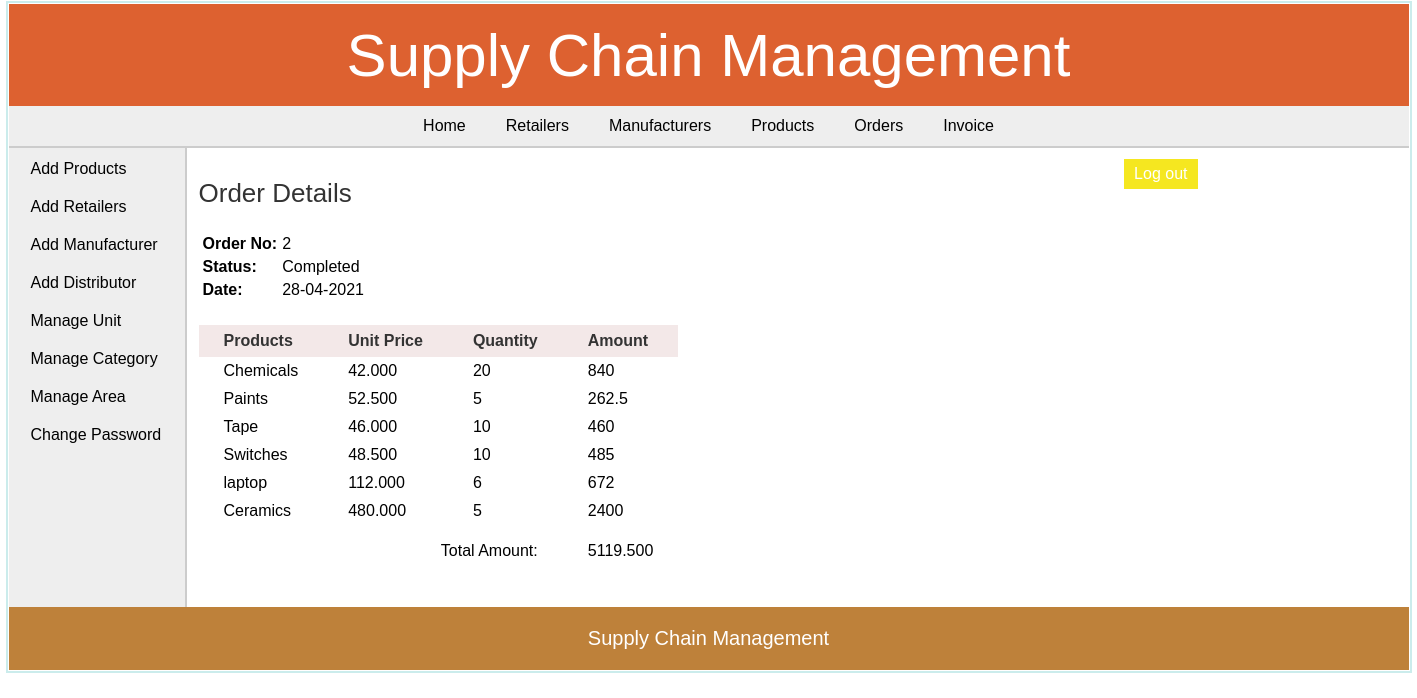
Page /admin/view_order_items.php?id=2 (signed in) on the committed database.
### tables this page shows
CREATE TABLE `orders` (
  `order_id` int(11) NOT NULL,
  `date` date NOT NULL,
  `retailer_id` int(11) NOT NULL,
  `approved` tinyint(1) NOT NULL,
  `status` tinyint(1) NOT NULL,
  `total_amount` decimal(10,3) NOT NULL
);

CREATE TABLE `order_items` (
  `order_items_id` int(11) NOT NULL,
  `order_id` int(11) NOT NULL,
  `pro_id` int(11) NOT NULL,
  `quantity` int(6) NOT NULL
);

CREATE TABLE `products` (
  `pro_id` int(11) NOT NULL,
  `pro_name` varchar(25) NOT NULL,
  `pro_desc` text DEFAULT NULL,
  `pro_price` decimal(10,3) NOT NULL,
  `unit` int(11) NOT NULL,
  `pro_cat` int(11) NOT NULL,
  `quantity` int(6) DEFAULT NULL
);

### admin/view_order_items.php (the view, shortened to what this page needs)
<?php
	require("../includes/config.php");
	if(isset($_SESSION['admin_login'])) {
			$order_id = $_GET['id'];
			$query_selectManOrderItems = "SELECT *,order_items.quantity as quantity FROM orders,order_items,products WHERE order_items.order_id='$order_id' AND order_items.pro_id=products.pro_id AND order_items.order_id=orders.order_id";
			$result_selectManOrderItems = mysqli_query($con,$query_selectManOrderItems);
			$query_selectManOrder = "SELECT date,approved,status FROM orders WHERE order_id='$order_id'";
			$result_selectManOrder = mysqli_query($con,$query_selectManOrder);
			$row_selectManOrder = mysqli_fetch_array($result_selectManOrder);
		}
		else {
			header('Location:../index.php');
		}
?>
<!DOCTYPE html>
<html>
<head>
	<link rel="stylesheet" href="../includes/main_style.css" >
</head>
<body>
	<?php
		include("../includes/header.inc.php");
		include("../includes/nav_admin.inc.php");
		include("../includes/aside_admin.inc.php");
	?>
	<section>
		<h1>Order Details</h1>
		<table class="table_infoFormat">
		<tr>
			<td> Order No: </td>
			<td> <?php echo $order_id; ?> </td>
		</tr>
		<tr>
			<td> Status: </td>
			<td>
			<?php
				if($row_selectManOrder['status'] == 0) {
					echo "Pending";
				}
				else {
					echo "Completed";
				}
			?>
			</td>
		</tr>
		<tr>
			<td> Date: </td>
			<td> <?php echo date("d-m-Y",strtotime($row_selectManOrder['date'])); ?> </td>
		</tr>
		</table>
		<form action="" method="POST" class="form">
		<table class="table_invoiceFormat">
			<tr>
				<th> Products </th>
				<th> Unit Price </th>
				<th> Quantity </th>
				<th> Amount </th>
			</tr>
			<?php $i=1; while($row_selectManOrderItems = mysqli_fetch_array($result_selectManOrderItems)) { ?>
			<tr>
				<td> <?php echo $row_selectManOrderItems['pro_name']; ?> </td>
				<td> <?php echo $row_selectManOrderItems['pro_price']; ?> </td>
				<td> <?php echo $row_selectManOrderItems['quantity']; ?> </td>
				<td> <?php echo $row_selectManOrderItems['quantity']*$row_selectManOrderItems['pro_price']; ?> </td>
			</tr>
			<?php $i++; } ?>
			<tr style="height:40px;vertical-align:bottom;">
				<td colspan="3" style="text-align:right;"> Total Amount: </td>
				<td>
				<?php
					mysqli_data_seek($result_selectManOrderItems,0);
					$row_selectManOrderItems = mysqli_fetch_array($result_selectManOrderItems);
					echo $row_selectManOrderItems['total_amount'];
				?>
				</td>
			</tr>
		</table>
		</form>
	</section>
	<?php
		include("../includes/footer.inc.php");
	?>
</body>
</html>

### includes/main_style.css (style rules this page uses)
* { font-family: arial,sans-serif; margin:0px; padding:1px; }
body { width:1400px; margin:auto; border:2px solid #cbecec; }
section { width:1000px; padding:10px; padding-bottom:40px; }
section h1 { margin-bottom:10px; font-weight:normal; color:#333; font-size: 26px; }
table { border-collapse: collapse; }
.table_invoiceFormat th { background-color:rgb(243, 232, 232); color:#333; padding: 7px 25px; }
.table_invoiceFormat tr { border:none; }
.table_invoiceFormat td,.table_invoiceFormat tr { padding: 5px 25px; text-align: left; }
.table_infoFormat { margin:20px 5px 25px; }
.table_infoFormat td { padding:5px 5px 0px 0px; }
.table_infoFormat td:first-child { font-weight:bold; }

### rows in the picture
orders: date "28-04-2021", total_amount "5119.500"
order_items: pro.pro_name "Chemicals", pro.pro_price "42.000", quantity "20", quantity.pro_price "840"
order_items: pro.pro_name "Paints", pro.pro_price "52.500", quantity "5", quantity.pro_price "262.5"
order_items: pro.pro_name "Tape", pro.pro_price "46.000", quantity "10", quantity.pro_price "460"
order_items: pro.pro_name "Switches", pro.pro_price "48.500", quantity "10", quantity.pro_price "485"
order_items: pro.pro_name "laptop", pro.pro_price "112.000", quantity "6", quantity.pro_price "672"
order_items: pro.pro_name "Ceramics", pro.pro_price "480.000", quantity "5", quantity.pro_price "2400"

### other values in the picture
$order_id "2"
